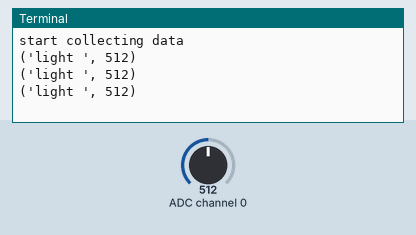
Bench run of a program on a simulated Raspberry Pi (BCM pin numbers). Parts: the last lines printed to the terminal. The test bench sets the inputs (shaded band); at power-on: ADC channel 0 = 512 (analog values on the 0–1023 scale). The clock reads 2024-03-15 10:24:30 at power-on unless the program sets it; files the program writes start out absent.

Above: at 1.2 s.
1.3 s: ADC channel 0 set to 716
At 1.9 s:
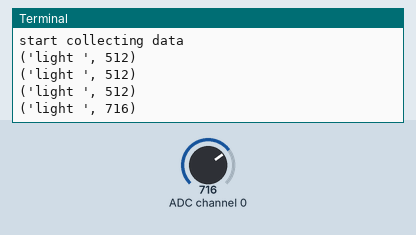
2.8 s: ADC channel 0 set to 900
At 3.3 s:
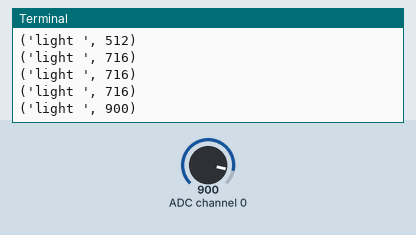
Timing chart, 0 to 5.8 s (numbered marks = the images above; inputs shaded):
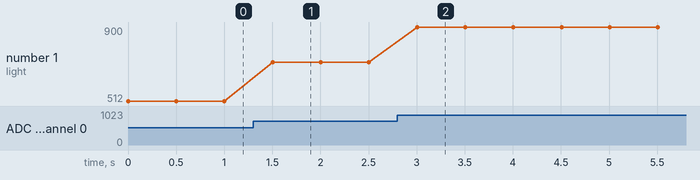

The program:

light_sensor.py
```python
import RPi.GPIO as GPIO
import time
import socket
from datetime import datetime
#from mqtt_client import ServerCom
# change these as desired - they're the pins connected from the
# SPI port on the ADC to the Cobbler
SPICLK = 11
SPIMISO = 9
SPIMOSI = 10
SPICS = 8

# photoresistor connected to adc #0
photo_ch = 0
try:
    f = open('/home/pi/sensorlogs/light.csv', 'a+')
    if os.stat('/home/pi/sensorlogs/light.csv').st_size == 0:
        f.write('Date,Time,light,hostname\r\n')
except:
    pass

class WaterLevel:
    def __init__(self):
        GPIO.setwarnings(False)
        GPIO.cleanup()  # clean up at the end of your script
        GPIO.setmode(GPIO.BCM)  # to specify whilch pin numbering system
        # set up the SPI interface pins
        GPIO.setup(SPIMOSI, GPIO.OUT)
        GPIO.setup(SPIMISO, GPIO.IN)
        GPIO.setup(SPICLK, GPIO.OUT)
        GPIO.setup(SPICS, GPIO.OUT)
        #self.mqtt_client = ServerCom(server_host='ec2-3-122-180-139.eu-central-1.compute.amazonaws.com')
        self.collector()

    # read SPI data from MCP3008(or MCP3204) chip,8 possible adc's (0 thru 7)
    def readadc(self, adcnum, clockpin, mosipin, misopin, cspin):
        if (adcnum > 7) or (adcnum < 0):
            return -1
        GPIO.output(cspin, True)

        GPIO.output(clockpin, False)  # start clock low
        GPIO.output(cspin, False)  # bring CS low

        commandout = adcnum
        commandout |= 0x18  # start bit + single-ended bit
        commandout <<= 3  # we only need to send 5 bits here
        for i in range(5):
            if commandout & 0x80:
                GPIO.output(mosipin, True)
            else:
                GPIO.output(mosipin, False)
            commandout <<= 1
            GPIO.output(clockpin, True)
            GPIO.output(clockpin, False)

        adcout = 0
        # read in one empty bit, one null bit and 10 ADC bits
        for i in range(12):
            GPIO.output(clockpin, True)
            GPIO.output(clockpin, False)
            adcout <<= 1
            if (GPIO.input(misopin)):
                adcout |= 0x1

        GPIO.output(cspin, True)

        adcout >>= 1  # first bit is 'null' so drop it
        return adcout

    def collector(self):
        print('start collecting data')
        while True:
            adc_value = self.readadc(photo_ch, SPICLK, SPIMOSI, SPIMISO, SPICS)
            resultString = "light ",adc_value
            f.write('{0},{1},{2:0.1f},{3}%\r\n'.format(time.strftime('%m/%d/%y'), datetime.utcnow().strftime('%H:%M:%S.%f')[:-3], adc_value, socket.gethostname()))
            print(resultString)
            time.sleep(0.5)


if __name__ == '__main__':
    waterlevel = WaterLevel()
```

Measured:
- after the input at 1.3 s, the terminal: prints a new line after 0.20 s (image 1)
- after the input at 2.8 s, the terminal: prints a new line after 0.21 s (image 2)
- plotted number 1: 512 → 716 after the input at 1.3 s, 716 → 900 after the input at 2.8 s
